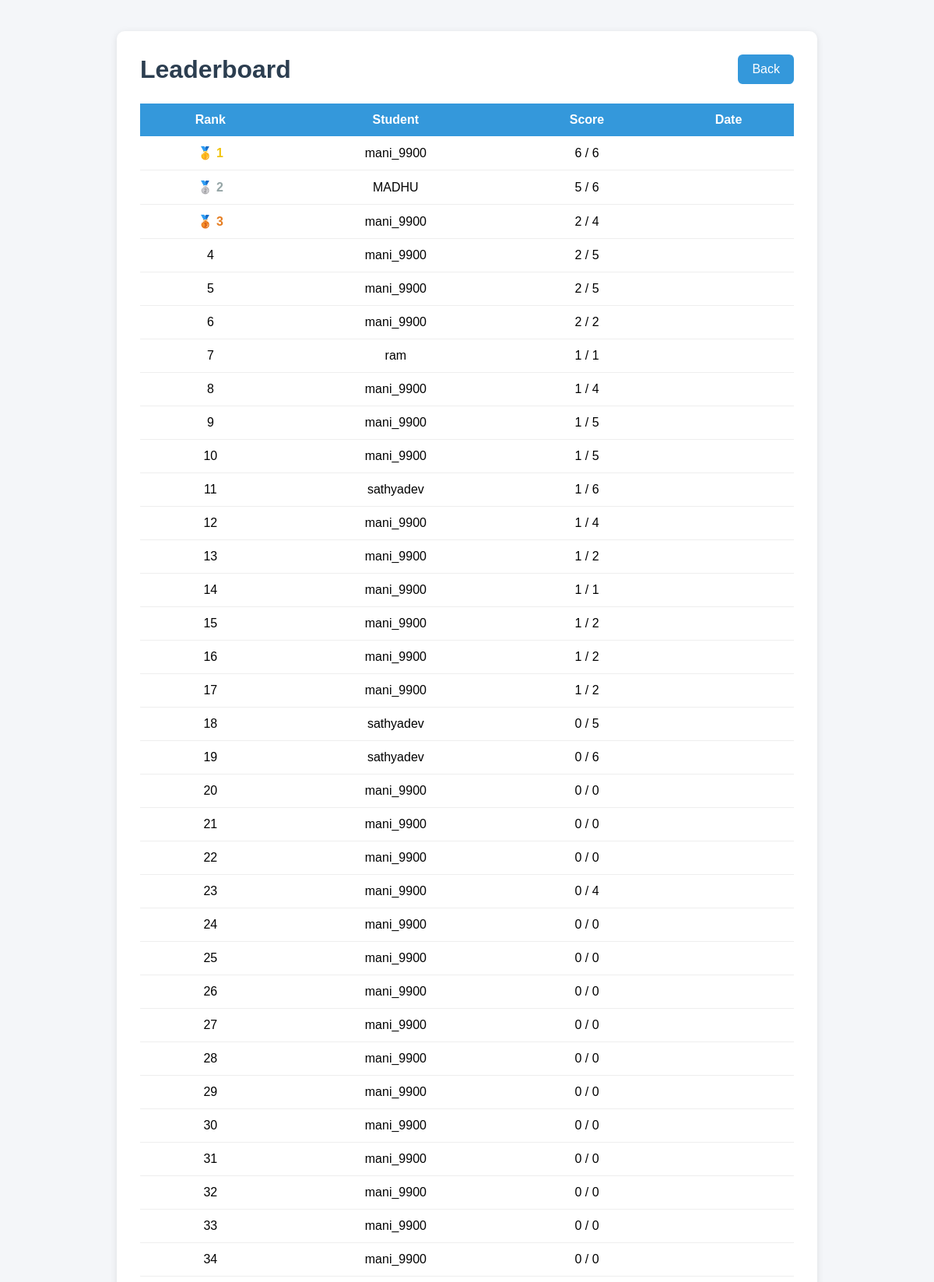
Page /leaderboard/ (signed in, upper part) on the committed database.
### portal/models.py (models this page shows, shortened)
class Score(models.Model):
    user = models.ForeignKey(User, on_delete=models.CASCADE)
    score = models.IntegerField()
    total = models.IntegerField()
    created_at = models.DateTimeField(auto_now_add=True)

### portal/views.py (the view)
# urls.py: path('leaderboard/', views.leaderboard, name='leaderboard'),
@user_passes_test(admin_check)
def leaderboard(request):
    scores = Score.objects.select_related('user').order_by('-score')
    total_students = Score.objects.values('user').distinct().count()
    total_tests = Score.objects.count()
    avg_score = Score.objects.aggregate(Avg('score'))['score__avg']
    return render(request,'leaderboard.html',{
        'scores':scores,
        'total_students': total_students,
        'total_tests': total_tests,
        'avg_score': avg_score
    })

### portal/views.py (called while the page is built)
def admin_check(user):
    return user.is_superuser

### templates/leaderboard.html (shortened to what this page needs)
<!DOCTYPE html>
<html>
<head>
</head>
<body>
<div class="container">
<div class="header">
<h1>Leaderboard</h1>
<a class="back-btn" href="/dashboard">Back</a>
</div>
<table>
<tr>
<th>Rank</th>
<th>Student</th>
<th>Score</th>
<th>Date</th>
</tr>
{% for s in scores %}
<tr>
<td>
{% if forloop.counter == 1 %}
<span class="rank1">🥇 {{forloop.counter}}</span>
{% elif forloop.counter == 2 %} <span class="rank2">🥈 {{forloop.counter}}</span>
{% elif forloop.counter == 3 %} <span class="rank3">🥉 {{forloop.counter}}</span>
{% else %}
{{forloop.counter}}
{% endif %}
</td>
<td>{{s.user.username}}</td>
<td>{{s.score}} / {{s.total}}</td>
<td>{{s.date}}</td>
</tr>
{% endfor %}
</table>
</div>
</body>
</html>

### templates/leaderboard.html (style rules this page uses)
* { margin:0; padding:0; box-sizing:border-box; font-family:Arial, Helvetica, sans-serif; }
body { background:#f4f6f9; padding:40px; }
.container { max-width:900px; margin:auto; background:white; padding:30px; border-radius:10px; box-shadow:0 2px 10px rgba(0,0,0,0.1); }
.header { display:flex; justify-content:space-between; align-items:center; margin-bottom:25px; }
.header h1 { color:#2c3e50; }
.back-btn { padding:10px 18px; background:#3498db; color:white; text-decoration:none; border-radius:6px; }
table { width:100%; border-collapse:collapse; }
th { background:#3498db; color:white; padding:12px; }
td { padding:12px; text-align:center; border-bottom:1px solid #eee; }
.rank1 { color:#f1c40f; font-weight:bold; }
.rank2 { color:#95a5a6; font-weight:bold; }
.rank3 { color:#e67e22; font-weight:bold; }

### rows in the picture
Score: user.username "mani_9900", score "6", total "6"
Score: user.username "MADHU", score "5", total "6"
Score: user.username "mani_9900", score "2", total "4"
Score: user.username "mani_9900", score "2", total "5"
Score: user.username "mani_9900", score "2", total "5"
Score: user.username "mani_9900", score "2", total "2"
Score: user.username "ram", score "1", total "1"
Score: user.username "mani_9900", score "1", total "4"
Score: user.username "mani_9900", score "1", total "5"
Score: user.username "mani_9900", score "1", total "5"
Score: user.username "sathyadev", score "1", total "6"
Score: user.username "mani_9900", score "1", total "4"
Score: user.username "mani_9900", score "1", total "2"
Score: user.username "mani_9900", score "1", total "1"
Score: user.username "mani_9900", score "1", total "2"
Score: user.username "mani_9900", score "1", total "2"
Score: user.username "mani_9900", score "1", total "2"
Score: user.username "sathyadev", score "0", total "5"
Score: user.username "sathyadev", score "0", total "6"
Score: user.username "mani_9900", score "0", total "0"
Score: user.username "mani_9900", score "0", total "0"
Score: user.username "mani_9900", score "0", total "0"
Score: user.username "mani_9900", score "0", total "4"
Score: user.username "mani_9900", score "0", total "0"
Score: user.username "mani_9900", score "0", total "0"
Score: user.username "mani_9900", score "0", total "0"
Score: user.username "mani_9900", score "0", total "0"
Score: user.username "mani_9900", score "0", total "0"
Score: user.username "mani_9900", score "0", total "0"
Score: user.username "mani_9900", score "0", total "0"
Score: user.username "mani_9900", score "0", total "0"
Score: user.username "mani_9900", score "0", total "0"
Score: user.username "mani_9900", score "0", total "0"
Score: user.username "mani_9900", score "0", total "0"
